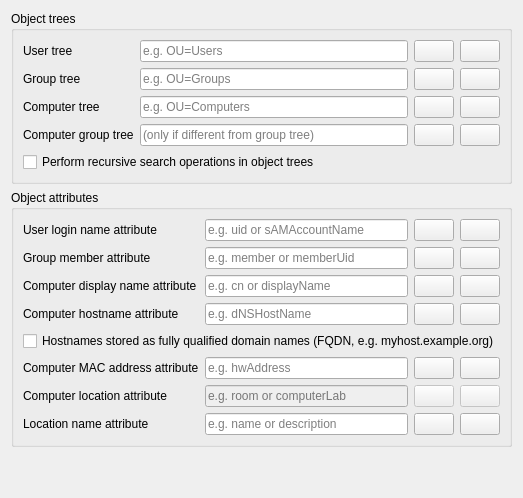
     <widget class="QWidget" name="environmentSettings">
      <attribute name="title">
       <string>Environment settings</string>
      </attribute>
      <layout class="QVBoxLayout" name="verticalLayout_6">
       <item>
        <widget class="QGroupBox" name="objectTrees">
         <property name="title">
          <string>Object trees</string>
         </property>
         <layout class="QGridLayout" name="gridLayout_21">
          <item row="3" column="1">
           <widget class="QLineEdit" name="computerGroupTree">
            <property name="placeholderText">
             <string>(only if different from group tree)</string>
            </property>
           </widget>
          </item>
          <item row="2" column="0">
           <widget class="QLabel" name="computerTreeLabel">
            <property name="text">
             <string>Computer tree</string>
            </property>
           </widget>
          </item>
          <item row="4" column="0" colspan="4">
           <widget class="QCheckBox" name="recursiveSearchOperations">
            <property name="text">
             <string>Perform recursive search operations in object trees</string>
            </property>
           </widget>
          </item>
          <item row="0" column="0">
           <widget class="QLabel" name="userTreeLabel">
            <property name="text">
             <string>User tree</string>
            </property>
           </widget>
          </item>
          <item row="2" column="1">
           <widget class="QLineEdit" name="computerTree">
            <property name="placeholderText">
             <string>e.g. OU=Computers</string>
            </property>
           </widget>
          </item>
          <item row="1" column="0">
           <widget class="QLabel" name="groupTreeLabel">
            <property name="text">
             <string>Group tree</string>
            </property>
           </widget>
          </item>
          <item row="3" column="0">
           <widget class="QLabel" name="computerGroupTreeLabel">
            <property name="text">
             <string>Computer group tree</string>
            </property>
           </widget>
          </item>
          <item row="0" column="1">
           <widget class="QLineEdit" name="userTree">
            <property name="placeholderText">
             <string>e.g. OU=Users</string>
            </property>
           </widget>
          </item>
          <item row="1" column="1">
           <widget class="QLineEdit" name="groupTree">
            <property name="placeholderText">
             <string>e.g. OU=Groups</string>
            </property>
           </widget>
          </item>
          <item row="0" column="2">
           <widget class="QPushButton" name="browseUserTree">
            <property name="icon">
             <iconset resource="../../core/resources/core.qrc">
               <normaloff>:/configurator/style/icons/search.svg</normaloff>:/configurator/style/icons/search.svg</iconset>
            </property>
           </widget>
          </item>
          <item row="1" column="2">
           <widget class="QPushButton" name="browseGroupTree">
            <property name="icon">
             <iconset resource="../../core/resources/core.qrc">
               <normaloff>:/configurator/style/icons/search.svg</normaloff>:/configurator/style/icons/search.svg</iconset>
            </property>
           </widget>
          </item>
          <item row="2" column="2">
           <widget class="QPushButton" name="browseComputerTree">
            <property name="icon">
             <iconset resource="../../core/resources/core.qrc">
               <normaloff>:/configurator/style/icons/search.svg</normaloff>:/configurator/style/icons/search.svg</iconset>
            </property>
           </widget>
          </item>
          <item row="3" column="2">
           <widget class="QPushButton" name="browseComputerGroupTree">
            <property name="icon">
             <iconset resource="../../core/resources/core.qrc">
               <normaloff>:/configurator/style/icons/search.svg</normaloff>:/configurator/style/icons/search.svg</iconset>
            </property>
           </widget>
          </item>
          <item row="0" column="3">
           <widget class="QPushButton" name="testUserTree">
            <property name="icon">
             <iconset resource="../../core/resources/core.qrc">
              <normaloff>:/configurator/style/icons/check.svg</normaloff>:/configurator/style/icons/check.svg</iconset>
            </property>
           </widget>
          </item>
          <item row="1" column="3">
           <widget class="QPushButton" name="testGroupTree">
            <property name="icon">
             <iconset resource="../../core/resources/core.qrc">
              <normaloff>:/configurator/style/icons/check.svg</normaloff>:/configurator/style/icons/check.svg</iconset>
            </property>
           </widget>
          </item>
          <item row="2" column="3">
           <widget class="QPushButton" name="testComputerTree">
            <property name="icon">
             <iconset resource="../../core/resources/core.qrc">
              <normaloff>:/configurator/style/icons/check.svg</normaloff>:/configurator/style/icons/check.svg</iconset>
            </property>
           </widget>
          </item>
          <item row="3" column="3">
           <widget class="QPushButton" name="testComputerGroupTree">
            <property name="icon">
             <iconset resource="../../core/resources/core.qrc">
              <normaloff>:/configurator/style/icons/check.svg</normaloff>:/configurator/style/icons/check.svg</iconset>
            </property>
           </widget>
          </item>
         </layout>
        </widget>
       </item>
       <item>
        <widget class="QGroupBox" name="objectAttributes">
         <property name="title">
          <string>Object attributes</string>
         </property>
         <layout class="QGridLayout" name="gridLayout_22">
          <item row="7" column="1">
           <widget class="QLineEdit" name="locationNameAttribute">
            <property name="placeholderText">
             <string>e.g. name or description</string>
            </property>
           </widget>
          </item>
          <item row="4" column="0" colspan="4">
           <widget class="QCheckBox" name="computerHostNameAsFQDN">
            <property name="text">
             <string>Hostnames stored as fully qualified domain names (FQDN, e.g. myhost.example.org)</string>
            </property>
           </widget>
          </item>
          <item row="0" column="2">
           <widget class="QPushButton" name="browseUserLoginNameAttribute">
            <property name="icon">
             <iconset resource="../../core/resources/core.qrc">
               <normaloff>:/configurator/style/icons/search.svg</normaloff>:/configurator/style/icons/search.svg</iconset>
            </property>
           </widget>
          </item>
          <item row="6" column="1">
           <widget class="QLineEdit" name="computerLocationAttribute">
            <property name="enabled">
             <bool>false</bool>
            </property>
            <property name="placeholderText">
             <string>e.g. room or computerLab</string>
            </property>
           </widget>
          </item>
          <item row="0" column="0">
           <widget class="QLabel" name="userLoginNameAttributeLabel">
            <property name="text">
             <string>User login name attribute</string>
            </property>
           </widget>
          </item>
          <item row="6" column="0">
           <widget class="QLabel" name="computerLocationAttributeLabel">
            <property name="text">
             <string>Computer location attribute</string>
            </property>
           </widget>
          </item>
          <item row="1" column="1">
           <widget class="QLineEdit" name="groupMemberAttribute">
            <property name="placeholderText">
             <string>e.g. member or memberUid</string>
            </property>
           </widget>
          </item>
          <item row="5" column="3">
           <widget class="QPushButton" name="testComputerMacAddressAttribute">
            <property name="icon">
             <iconset resource="../../core/resources/core.qrc">
              <normaloff>:/configurator/style/icons/check.svg</normaloff>:/configurator/style/icons/check.svg</iconset>
            </property>
           </widget>
          </item>
          <item row="1" column="0">
           <widget class="QLabel" name="groupMemberAttributeLabel">
            <property name="text">
             <string>Group member attribute</string>
            </property>
           </widget>
          </item>
          <item row="0" column="3">
           <widget class="QPushButton" name="testUserLoginNameAttribute">
            <property name="icon">
             <iconset resource="../../core/resources/core.qrc">
              <normaloff>:/configurator/style/icons/check.svg</normaloff>:/configurator/style/icons/check.svg</iconset>
            </property>
           </widget>
          </item>
          <item row="5" column="1">
           <widget class="QLineEdit" name="computerMacAddressAttribute">
            <property name="placeholderText">
             <string>e.g. hwAddress</string>
            </property>
           </widget>
          </item>
          <item row="5" column="0">
           <widget class="QLabel" name="computerMacAddressAttributeLabel">
            <property name="text">
             <string>Computer MAC address attribute</string>
            </property>
           </widget>
          </item>
          <item row="3" column="1">
           <widget class="QLineEdit" name="computerHostNameAttribute">
            <property name="placeholderText">
             <string>e.g. dNSHostName</string>
            </property>
           </widget>
          </item>
          <item row="3" column="2">
           <widget class="QPushButton" name="browseComputerHostNameAttribute">
            <property name="icon">
             <iconset resource="../../core/resources/core.qrc">
               <normaloff>:/configurator/style/icons/search.svg</normaloff>:/configurator/style/icons/search.svg</iconset>
            </property>
           </widget>
          </item>
          <item row="3" column="3">
           <widget class="QPushButton" name="testComputerHostNameAttribute">
            <property name="icon">
             <iconset resource="../../core/resources/core.qrc">
              <normaloff>:/configurator/style/icons/check.svg</normaloff>:/configurator/style/icons/check.svg</iconset>
            </property>
           </widget>
          </item>
          <item row="6" column="2">
           <widget class="QPushButton" name="browseComputerLocationAttribute">
            <property name="enabled">
             <bool>false</bool>
            </property>
            <property name="icon">
             <iconset resource="../../core/resources/core.qrc">
               <normaloff>:/configurator/style/icons/search.svg</normaloff>:/configurator/style/icons/search.svg</iconset>
            </property>
           </widget>
          </item>
          <item row="1" column="3">
           <widget class="QPushButton" name="testGroupMemberAttribute">
            <property name="icon">
             <iconset resource="../../core/resources/core.qrc">
              <normaloff>:/configurator/style/icons/check.svg</normaloff>:/configurator/style/icons/check.svg</iconset>
            </property>
           </widget>
          </item>
          <item row="6" column="3">
           <widget class="QPushButton" name="testComputerLocationAttribute">
            <property name="enabled">
             <bool>false</bool>
            </property>
            <property name="icon">
             <iconset resource="../../core/resources/core.qrc">
              <normaloff>:/configurator/style/icons/check.svg</normaloff>:/configurator/style/icons/check.svg</iconset>
            </property>
           </widget>
          </item>
          <item row="0" column="1">
           <widget class="QLineEdit" name="userLoginNameAttribute">
            <property name="placeholderText">
             <string>e.g. uid or sAMAccountName</string>
            </property>
           </widget>
          </item>
          <item row="2" column="0">
           <widget class="QLabel" name="computerDisplayNameAttributeLabel">
            <property name="text">
             <string>Computer display name attribute</string>
            </property>
           </widget>
          </item>
          <item row="3" column="0">
           <widget class="QLabel" name="computerHostNameAttributeLabel">
            <property name="text">
             <string>Computer hostname attribute</string>
            </property>
           </widget>
          </item>
          <item row="7" column="0">
           <widget class="QLabel" name="locationNameAttributeLabel">
            <property name="text">
             <string>Location name attribute</string>
            </property>
           </widget>
          </item>
          <item row="1" column="2">
           <widget class="QPushButton" name="browseGroupMemberAttribute">
            <property name="icon">
             <iconset resource="../../core/resources/core.qrc">
               <normaloff>:/configurator/style/icons/search.svg</normaloff>:/configurator/style/icons/search.svg</iconset>
            </property>
           </widget>
          </item>
          <item row="7" column="2">
           <widget class="QPushButton" name="browseLocationNameAttribute">
            <property name="icon">
             <iconset resource="../../core/resources/core.qrc">
               <normaloff>:/configurator/style/icons/search.svg</normaloff>:/configurator/style/icons/search.svg</iconset>
            </property>
           </widget>
          </item>
          <item row="5" column="2">
           <widget class="QPushButton" name="browseComputerMacAddressAttribute">
            <property name="icon">
             <iconset resource="../../core/resources/core.qrc">
               <normaloff>:/configurator/style/icons/search.svg</normaloff>:/configurator/style/icons/search.svg</iconset>
            </property>
           </widget>
          </item>
          <item row="7" column="3">
           <widget class="QPushButton" name="testLocationNameAttribute">
            <property name="icon">
             <iconset resource="../../core/resources/core.qrc">
              <normaloff>:/configurator/style/icons/check.svg</normaloff>:/configurator/style/icons/check.svg</iconset>
            </property>
           </widget>
          </item>
          <item row="2" column="1">
           <widget class="QLineEdit" name="computerDisplayNameAttribute">
            <property name="placeholderText">
             <string>e.g. cn or displayName</string>
            </property>
           </widget>
          </item>
          <item row="2" column="2">
           <widget class="QPushButton" name="browseComputerDisplayNameAttribute">
            <property name="icon">
             <iconset resource="../../core/resources/core.qrc">
               <normaloff>:/configurator/style/icons/search.svg</normaloff>:/configurator/style/icons/search.svg</iconset>
            </property>
           </widget>
          </item>
          <item row="2" column="3">
           <widget class="QPushButton" name="testComputerDisplayNameAttribute">
            <property name="icon">
             <iconset resource="../../core/resources/core.qrc">
              <normaloff>:/configurator/style/icons/check.svg</normaloff>:/configurator/style/icons/check.svg</iconset>
            </property>
           </widget>
          </item>
         </layout>
        </widget>
       </item>
       <item>
        <spacer name="verticalSpacer_2">
         <property name="orientation">
          <enum>Qt::Orientation::Vertical</enum>
         </property>
         <property name="sizeHint" stdset="0">
          <size>
           <width>20</width>
           <height>40</height>
          </size>
         </property>
        </spacer>
       </item>
      </layout>
     </widget>
